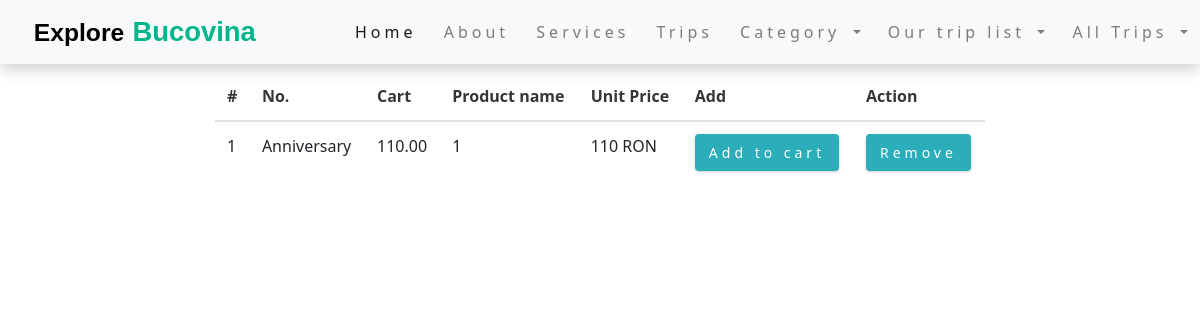
Screenshot of /orders/wish_list/ (signed in) with the database file from the repository.
### orders/models.py (models this page shows, shortened)
class OrderCart(models.Model):
    user = models.ForeignKey(User, on_delete=models.CASCADE)
    product = models.ForeignKey(Product, on_delete=models.CASCADE)
    cart_item = models.BooleanField(default=False)
    wishlist_item = models.BooleanField(default=False)
    quantity = models.IntegerField()
    created_at = models.DateTimeField(auto_now_add=True)
    amount = models.IntegerField(null=True)

### product/models.py (models this page shows, shortened)
class Product(models.Model):
    category = models.ForeignKey(Category, on_delete=models.CASCADE, null=True)
    title = models.CharField(max_length=50)
    description = models.TextField(max_length=400)
    profile = models.ImageField(upload_to='profile/', null=True)
    price = models.DecimalField(max_digits=5, decimal_places=2)
    in_stock = models.BooleanField(default=True)
    is_active = models.BooleanField(default=True)
    created_at = models.DateTimeField(auto_now_add=True)
    updated_at = models.DateTimeField(auto_now=True)

### orders/views.py (the view)
# urls.py: path('wish_list/', views.WishListView.as_view(), name='wish-list'),
class WishListView(ListView):
    model = OrderCart
    template_name = 'orders/wish_list.html'
    context_object_name = 'wish_products'
    def get_queryset(self):
        result = (OrderCart.objects.filter(wishlist_item=1, user_id=self.request.user.id))
        return result

### online_store/context_processors.py (called while the page is built)
def get_all_categories(request):
    categories = Category.objects.all()
    return {'categories': categories}

### templates/orders/wish_list.html (shortened to what this page needs)
{% extends 'base.html' %}
{% load static %}
{% block content %}
    <div class="container-fluid content-holder">
        <br><br><br>
        <div class="row">
            <div class="col-md-8 offset-md-2">
                {% if wish_products %}
                    <table class="table">
                        <thead>
                        <tr>
                            <th>#</th>
                            <th>No.</th>
                            <th>Cart</th>
                            <th>Product name</th>
                            <th>Unit Price</th>
                            <th>Add</th>
                            <th>Action</th>
                        </tr>
                        </thead>
                        <tbody>
                        {% for wish_list in wish_products %}
                            <tr>
                                <td>{{ forloop.counter }}</td>
                                <td>{{ wish_list.product.title }}</td>
                                <td>{{ wish_list.product.price }}</td>
                                <td>{{ wish_list.quantity }}</td>
                                <td>{{ wish_list.amount }} RON</td>
                                <td><a href="{% url 'move-favorites-to-cart' wish_list.id %}"
                                       class="btn btn-outline-primary">Add to cart</a></td>
                               <td><a href="{% url 'delete-from-wishlist' wish_list.id %}"
                                      class="btn btn-outline-secondary">Remove</a></td>
                            </tr>
                        {% endfor %}
                        </tbody>
                    </table>
                {% endif %}
            </div>
        </div>
    </div>
{% endblock %}

### static/css/my_style.css (style rules this page uses)
:root { --clr-primary-1: hsl(184, 91%, 17%); --clr-primary-2: hsl(185, 84%, 25%); --clr-primary-3: hsl(185, 81%, 29%); --clr-primary-4: hsl(184, 77%, 34%); --clr-primary-5: hsl(185, 62%, 45%); --clr-primary-6: hsl(185, 57%, 50%); --clr-primary-7: hsl(184, 65%, 59%); --clr-primary-8: hsl(184, 80%, 74%); --clr-primary-9: hsl(185, 94%, 87%); --clr-primary-10: hsl(186, 100%, 94%); --clr-grey-1: hsl(209, 61%, 16%); --clr-grey-2: hsl(211, 39%, 23%); --clr-grey-3: hsl(209, 34%, 30%); --clr-grey-4: hsl(209, 28%, 39%); --clr-grey-5: hsl(210, 22%, 49%); --clr-grey-6: hsl(209, 23%, 60%); --clr-grey-7: hsl(211, 27%, 70%); --clr-grey-8: hsl(210, 31%, 80%); --clr-grey-9: hsl(212, 33%, 89%); --clr-grey-10: hsl(210, 36%, 96%); --clr-white: #fff; --ff-primary: 'Lato', sans-serif; --transition: all 0.3s linear; --spacing: 0.25rem; --radius: 0.5rem; --light-shadow: 0 5px 15px rgba(0, 0, 0, 0.1); --dark-shadow: 0 5px 15px rgba(0, 0, 0, 0.2); }
* { margin: 0; padding: 0; box-sizing: border-box; }
html { scroll-behavior: smooth; }
body { font-family: system-ui, -apple-system, BlinkMacSystemFont, 'Segoe UI', Roboto, Oxygen, Ubuntu, Cantarell, 'Open Sans', 'Helvetica Neue', sans-serif; background: var(--clr-white); line-height: 1.5; font-size: 0.875rem; }
a { text-decoration: none; }
@media screen and (min-width: 800px) { body { font-size: 1rem; } }
.btn { text-transform: none; background: var(--clr-primary-5); color: var(--clr-white); padding: 0.375rem 0.75rem; letter-spacing: var(--spacing); display: inline-block; transition: var(--transition); font-size: 0.875rem; border: 2px solid transparent; cursor: pointer; box-shadow: 0 1px 3px rgba(0, 0, 0, 0.2); }

### rows the page displays
OrderCart: product "Anniversary", product.price "110.00", quantity "1", amount "110"
